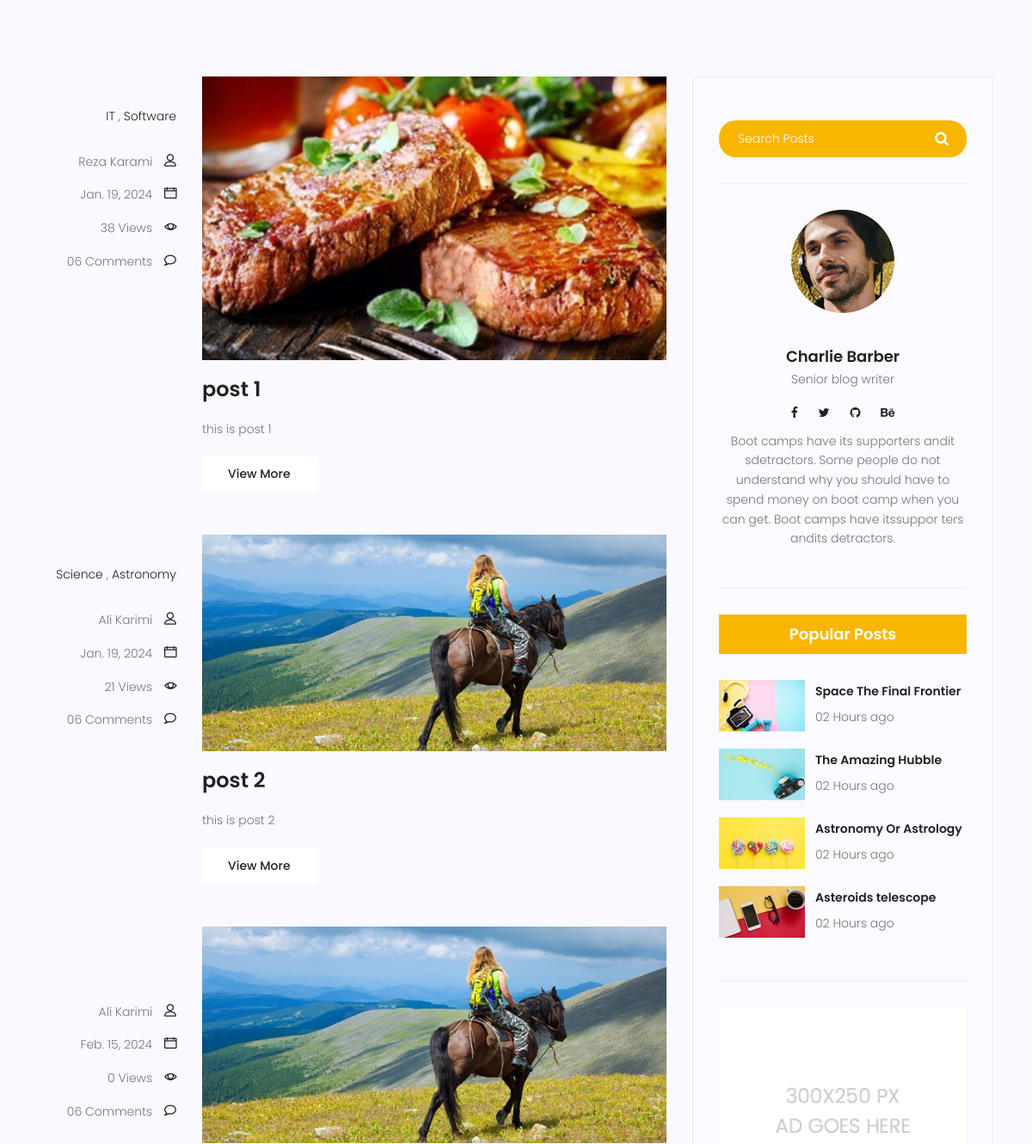
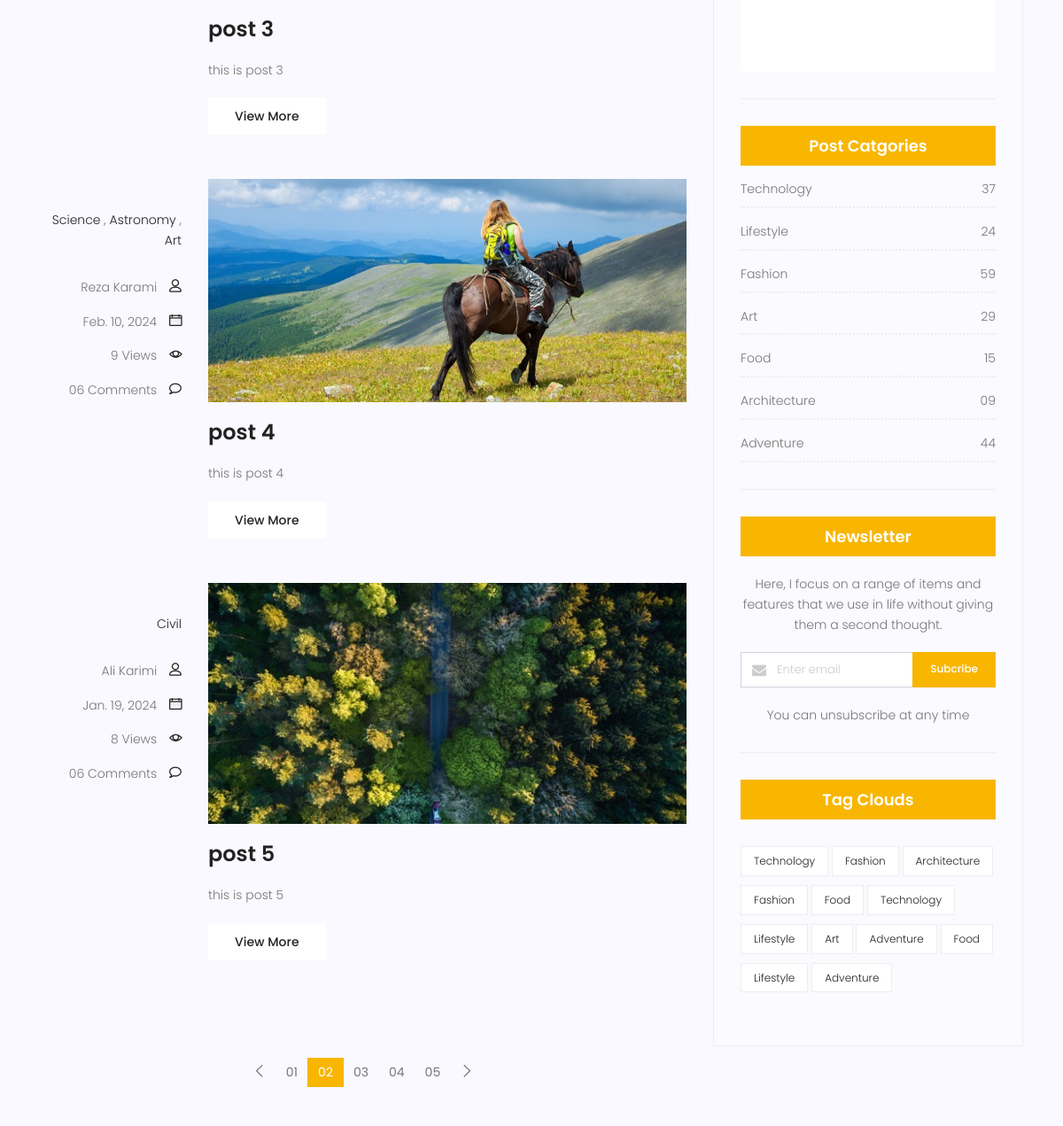
The app's page /blog (middle part), older data (2 pictures, top to bottom).
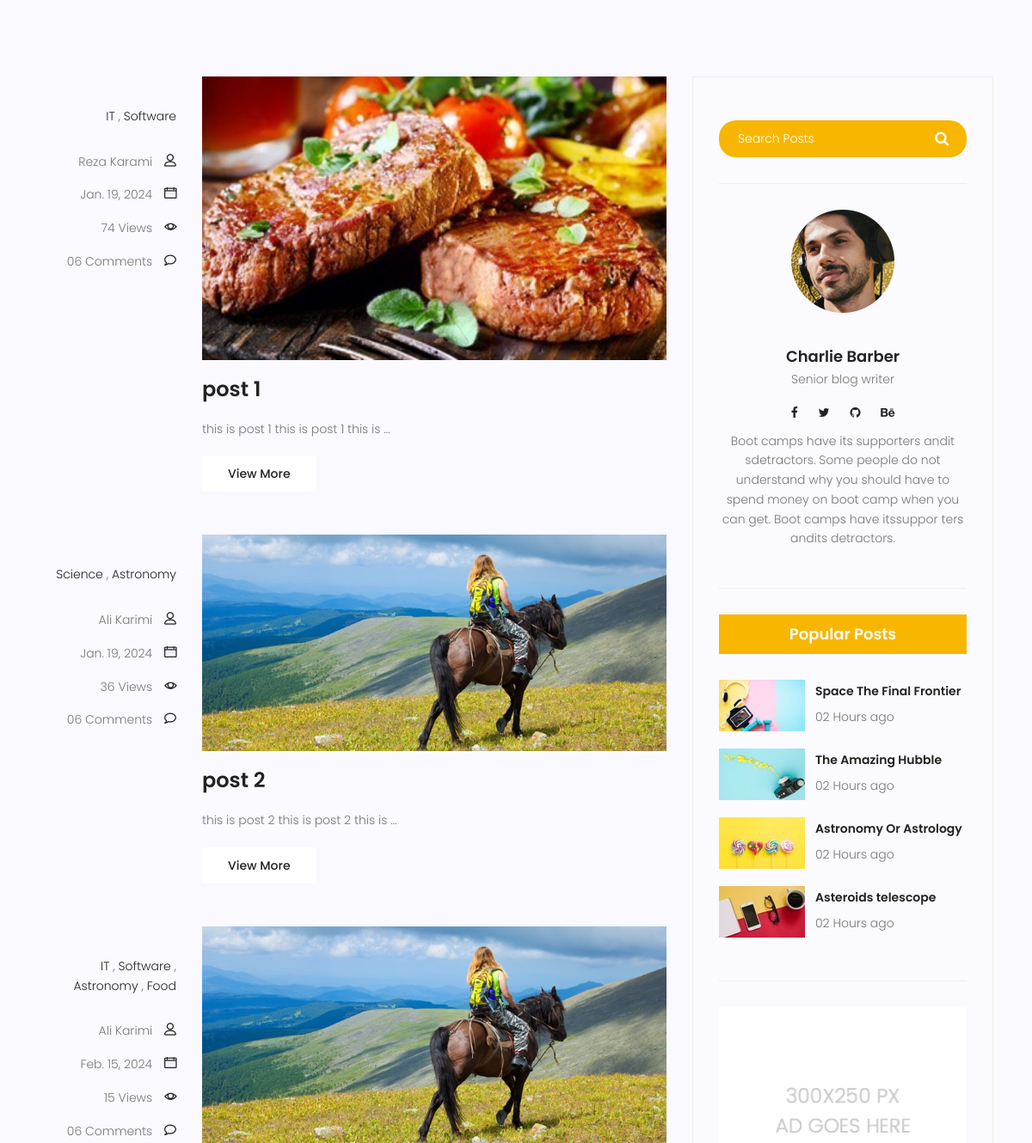
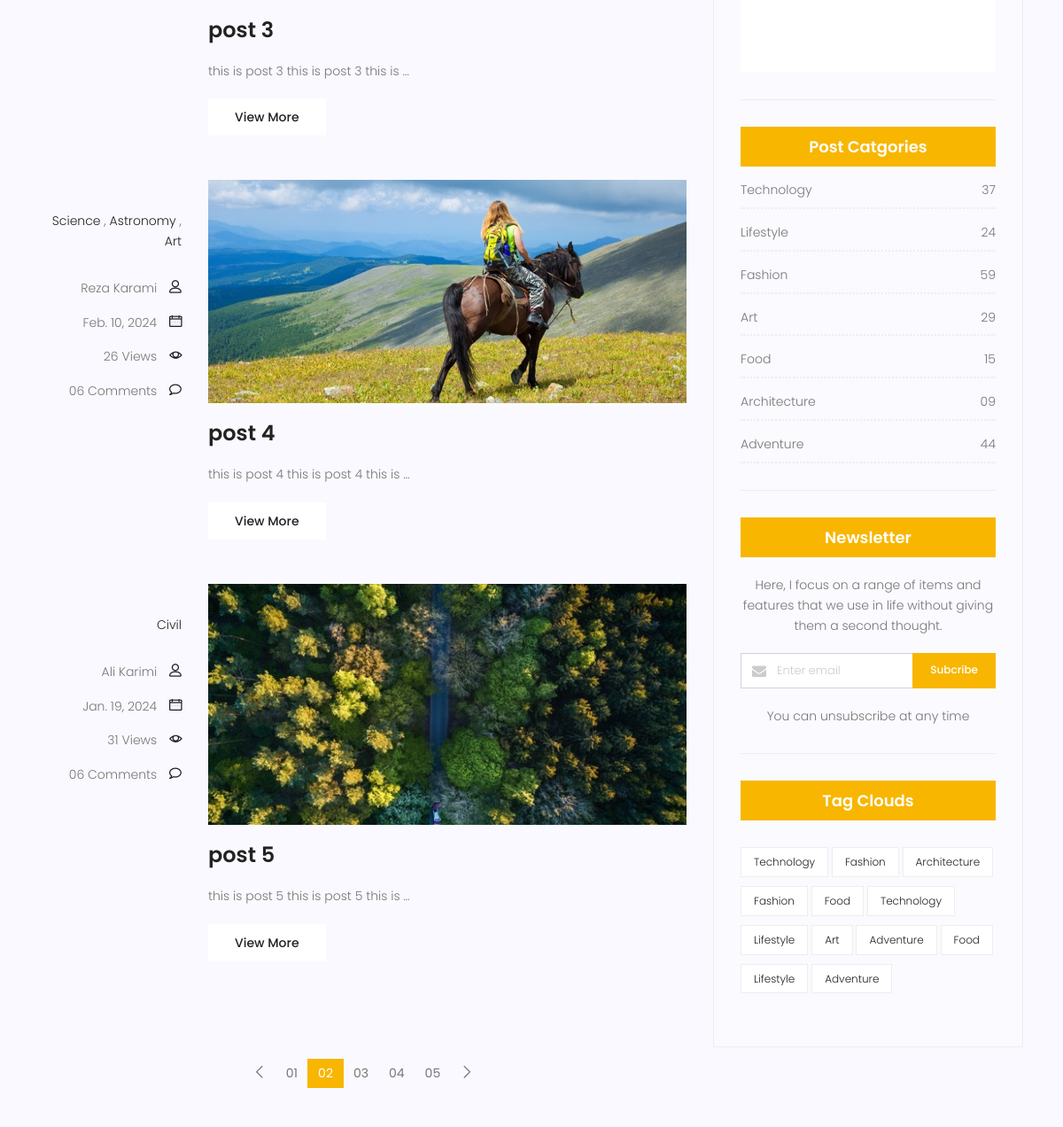
The same page, newer data (2 pictures, top to bottom).
### blog/models.py (models this page shows, shortened)
class Category(models.Model):
        name = models.CharField(max_length=255)

class Post(models.Model):
    image = models.ImageField(upload_to= 'blog/',default='blog/default.jpg')
    author = models.ForeignKey(User,on_delete=models.SET_NULL,null=True)
    title = models.CharField(max_length=255)
    content = models.TextField()
    category = models.ManyToManyField(Category)
    counted_views = models.IntegerField(default=0)
    status = models.BooleanField(default=False)
    published_date = models.DateTimeField(null=True)
    created_date = models.DateTimeField(auto_now_add=True)
    updated_date = models.DateTimeField(auto_now=True)
    class Meta():
        ordering = ['created_date']

### blog/views.py (the view)
# urls.py: path('', blog_view, name="index"),
def blog_view(request):
    posts = Post.objects.filter(published_date__lte=timezone.now(), status=1)
    context = {"posts": posts}
    return render(request, 'blog/blog-home.html', context)

### templates/blog/blog-home.html (shortened to what this page needs)
{% extends 'base.html' %}
{% load static %}
{% block content %}
<section class="top-category-widget-area pt-90 pb-90 ">
</section>
<section class="post-content-area">
    <div class="container">
        <div class="row">
            <div class="col-lg-8 posts-list">
                {% for post in posts %}
                <div class="single-post row">
                    <div class="col-lg-3  col-md-3 meta-details">
                        <ul class="tags">
                            <li><a href="#">
                            {% for cat in post.category.all %}
                            <a href="#">{{cat.name}}</a> {% if not forloop.last %},{% endif %}
                            {% endfor %}
                            </a></li>
                        </ul>
                        <div class="user-details row">
                            <p class="user-name col-lg-12 col-md-12 col-6"><a href="#">{{post.author.get_full_name}}</a> <span
                                    class="lnr lnr-user"></span></p>
                            <p class="date col-lg-12 col-md-12 col-6"><a href="#">{{post.published_date|date:""}}</a> <span
                                    class="lnr lnr-calendar-full"></span></p>
                            <p class="view col-lg-12 col-md-12 col-6"><a href="#">{{post.counted_views}} Views</a> <span
                                    class="lnr lnr-eye"></span></p>
                            <p class="comments col-lg-12 col-md-12 col-6"><a href="#">06 Comments</a> <span
                                    class="lnr lnr-bubble"></span></p>
                        </div>
                    </div>
                    <div class="col-lg-9 col-md-9 ">
                        <div class="feature-img">
                            <img class="img-fluid" src="{{post.image.url}}" alt="">
                        </div>
                        <a class="posts-title" href="{% url 'blog:single' pid=post.id  %}"><h3>{{post.title}}</h3>
                        </a>
                        <p class="excert">
                            {{post.content|truncatewords:10}}
                        </p>
                        <a href="/blog/{{post.id}}" class="primary-btn">View More</a>
                    </div>
                </div>
                {% endfor %}
                <nav class="blog-pagination justify-content-center d-flex">
                    <ul class="pagination">
                        <li class="page-item">
                            <a href="#" class="page-link" aria-label="Previous">
		                                    <span aria-hidden="true">
		                                        <span class="lnr lnr-chevron-left"></span>
		                                    </span>
                            </a>
                        </li>
                        <li class="page-item"><a href="#" class="page-link">01</a></li>
                        <li class="page-item active"><a href="#" class="page-link">02</a></li>
                        <li class="page-item"><a href="#" class="page-link">03</a></li>
                        <li class="page-item"><a href="#" class="page-link">04</a></li>
                        <li class="page-item"><a href="#" class="page-link">05</a></li>
                        <li class="page-item">
                            <a href="#" class="page-link" aria-label="Next">
		                                    <span aria-hidden="true">
		                                        <span class="lnr lnr-chevron-right"></span>
		                                    </span>
                            </a>
                        </li>
                    </ul>
                </nav>
            </div>
            <div class="col-lg-4 sidebar-widgets">
                <div class="widget-wrap">
                    <div class="single-sidebar-widget search-widget">
                        <form class="search-form" action="#">
                            <input placeholder="Search Posts" name="search" type="text" onfocus="this.placeholder = ''"
                                   onblur="this.placeholder = 'Search Posts'">
                            <button type="submit"><i class="fa fa-search"></i></button>
                        </form>
                    </div>
                    {% include 'blog/blog-writer.html' %}
                    <div class="single-sidebar-widget popular-post-widget">
                        <h4 class="popular-title">Popular Posts</h4>
                        <div class="popular-post-list">
                            <div class="single-post-list d-flex flex-row align-items-center">
                                <div class="thumb">
                                    <img class="img-fluid" src="{% static  'img/blog/pp1.jpg' %}" alt="">
                                </div>
                                <div class="details">
                                    <a href="blog-single.html"><h6>Space The Final Frontier</h6></a>
                                    <p>02 Hours ago</p>
                                </div>
                            </div>
                            <div class="single-post-list d-flex flex-row align-items-center">
                                <div class="thumb">
                                    <img class="img-fluid" src="{% static  'img/blog/pp2.jpg' %}" alt="">
                                </div>
                                <div class="details">
                                    <a href="blog-single.html"><h6>The Amazing Hubble</h6></a>
                                    <p>02 Hours ago</p>
                                </div>
                            </div>
                            <div class="single-post-list d-flex flex-row align-items-center">
                                <div class="thumb">
                                    <img class="img-fluid" src="{% static  'img/blog/pp3.jpg' %}" alt="">
                                </div>
                                <div class="details">
                                    <a href="blog-single.html"><h6>Astronomy Or Astrology</h6></a>
                                    <p>02 Hours ago</p>
                                </div>
                            </div>
                            <div class="single-post-list d-flex flex-row align-items-center">
                                <div class="thumb">
                                    <img class="img-fluid" src="{% static  'img/blog/pp4.jpg' %}" alt="">
                                </div>
                                <div class="details">
                                    <a href="blog-single.html"><h6>Asteroids telescope</h6></a>
                                    <p>02 Hours ago</p>
                                </div>
                            </div>
                        </div>
                    </div>
                    {% include 'blog/blog-ads.html' %}
                    <div class="single-sidebar-widget post-category-widget">
                        <h4 class="category-title">Post Catgories</h4>
                        <ul class="cat-list">
                            <li>
                                <a href="#" class="d-flex justify-content-between">
                                    <p>Technology</p>
                                    <p>37</p>
                                </a>
                            </li>
                            <li>
                                <a href="#" class="d-flex justify-content-between">
                                    <p>Lifestyle</p>
                                    <p>24</p>
                                </a>
                            </li>
                            <li>
                                <a href="#" class="d-flex justify-content-between">
                                    <p>Fashion</p>
                                    <p>59</p>
                                </a>
                            </li>
                            <li>
                                <a href="#" class="d-flex justify-content-between">
                                    <p>Art</p>
                                    <p>29</p>
                                </a>
                            </li>
                            <li>
                                <a href="#" class="d-flex justify-content-between">
                                    <p>Food</p>
                                    <p>15</p>
                                </a>
                            </li>
                            <li>
                                <a href="#" class="d-flex justify-content-between">
                                    <p>Architecture</p>
                                    <p>09</p>
                                </a>
                            </li>
                            <li>
                                <a href="#" class="d-flex justify-content-between">
                                    <p>Adventure</p>
                                    <p>44</p>
                                </a>
                            </li>
                        </ul>
                    </div>
                    <div class="single-sidebar-widget newsletter-widget">
                        <h4 class="newsletter-title">Newsletter</h4>
                        <p>
                            Here, I focus on a range of items and features that we use in life without
                            giving them a second thought.
                        </p>
                        <div class="form-group d-flex flex-row">
                            <div class="col-autos">
                                <div class="input-group">
                                    <div class="input-group-prepend">
                                        <div class="input-group-text"><i class="fa fa-envelope" aria-hidden="true"></i>
                                        </div>
                                    </div>
                                    <input type="text" class="form-control" id="inlineFormInputGroup"
                                           placeholder="Enter email" onfocus="this.placeholder = ''"
                                           onblur="this.placeholder = 'Enter email'">
                                </div>
                            </div>
                            <a href="#" class="bbtns">Subcribe</a>
                        </div>
                        <p class="text-bottom">
                            You can unsubscribe at any time
                        </p>
                    </div>
                    <div class="single-sidebar-widget tag-cloud-widget">
                        <h4 class="tagcloud-title">Tag Clouds</h4>
                        <ul>
                            <li><a href="#">Technology</a></li>
                            <li><a href="#">Fashion</a></li>
                            <li><a href="#">Architecture</a></li>
                            <li><a href="#">Fashion</a></li>
                            <li><a href="#">Food</a></li>
                            <li><a href="#">Technology</a></li>
                            <li><a href="#">Lifestyle</a></li>
                            <li><a href="#">Art</a></li>
                            <li><a href="#">Adventure</a></li>
                            <li><a href="#">Food</a></li>
                            <li><a href="#">Lifestyle</a></li>
                            <li><a href="#">Adventure</a></li>
                        </ul>
                    </div>
                </div>
            </div>
        </div>
    </div>
</section>
{% endblock %}

### templates/base.html (shortened to what this page needs)
{% load static %}
<!DOCTYPE html>
<html lang="zxx" class="no-js">
<head>
    <link rel="stylesheet" href="{% static  'css/linearicons.css' %}">
    <link rel="stylesheet" href="{% static  'css/font-awesome.min.css' %}">
    <link rel="stylesheet" href="{% static  'css/bootstrap.css' %}">
    <link rel="stylesheet" href="{% static  'css/magnific-popup.css' %}">
    <link rel="stylesheet" href="{% static  'css/jquery-ui.css' %}">
    <link rel="stylesheet" href="{% static  'css/nice-select.css' %}">
    <link rel="stylesheet" href="{% static  'css/animate.min.css' %}">
    <link rel="stylesheet" href="{% static  'css/owl.carousel.css' %}">
    <link rel="stylesheet" href="{% static  'css/main.css' %}">
</head>
<body>
    {% block content %}
    {% endblock %}
</body>
</html>}

### templates/blog/blog-writer.html
{% load static %}
<div class="single-sidebar-widget user-info-widget">
    <img src="{% static  'img/blog/user-info.png' %}" alt="">
    <a href="#"><h4>Charlie Barber</h4></a>
    <p>
        Senior blog writer
    </p>
    <ul class="social-links">
        <li><a href="#"><i class="fa fa-facebook"></i></a></li>
        <li><a href="#"><i class="fa fa-twitter"></i></a></li>
        <li><a href="#"><i class="fa fa-github"></i></a></li>
        <li><a href="#"><i class="fa fa-behance"></i></a></li>
    </ul>
    <p>
        Boot camps have its supporters andit sdetractors. Some people do not understand why you
        should have to spend money on boot camp when you can get. Boot camps have itssuppor ters
        andits detractors.
    </p>
</div>

### templates/blog/blog-ads.html
{% load static %}
<div class="single-sidebar-widget ads-widget">
    <a href="#"><img class="img-fluid" src="{% static  'img/blog/ads-banner.jpg' %}" alt=""></a>
</div>

Row changes from the older to the newer data that the page shows:
changed Post "post 1": counted_views "38" → "74"; content "this is post 1" → "this is post 1 this is post 1 this is …"
changed Post "post 2": counted_views "21" → "36"; content "this is post 2" → "this is post 2 this is post 2 this is …"
changed Post "post 3": gains Category (name "Food"); gains Category (name "IT"); gains Category (name "Software"); gains Category (name "Astronomy"); counted_views "0" → "15"; content "this is post 3" → "this is post 3 this is post 3 this is …"
changed Post "post 4": counted_views "9" → "26"; content "this is post 4" → "this is post 4 this is post 4 this is …"
changed Post "post 5": counted_views "8" → "31"; content "this is post 5" → "this is post 5 this is post 5 this is …"
